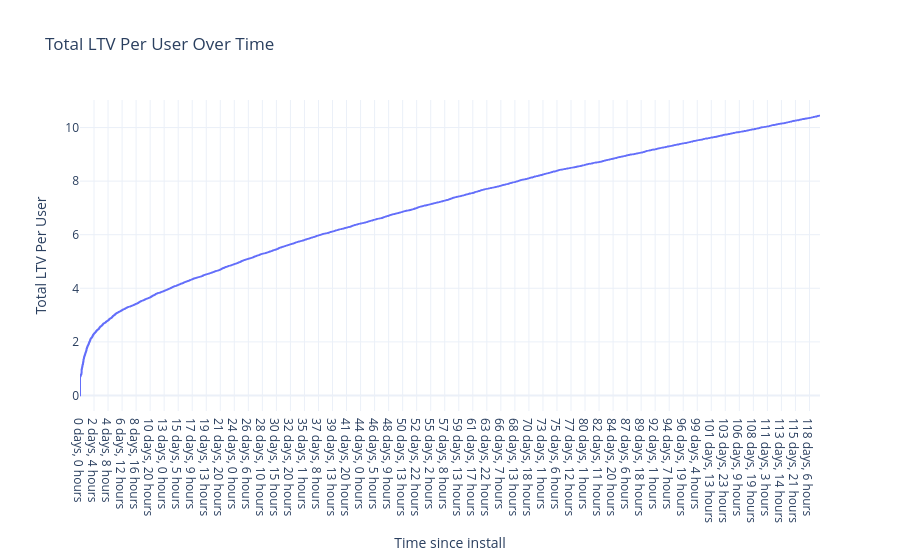

The notebook cell this image was saved under:
### Code cell
# fct_user_action 10%b, 10%d
plot_ltv_over_time(df_c, time_column='time_since_install')

### Figure 1 — Plotly figure (JSON) as saved in the notebook; plotly's stock layout.template omitted (floating-point values rounded to 4 significant figures; data arrays with more than 128 entries replaced by an {"elided": "..."} marker saying what was removed)
{"data": [{"hovertemplate": "Time=%{x}<br>Total LTV Per User=%{y}<extra></extra>", "legendgroup": "", "line": {"color": "#636efa", "dash": "solid"}, "marker": {"size": 6, "symbol": "circle"}, "mode": "lines", "name": "", "showlegend": false, "type": "scattergl", "x": {"elided": "13945 str values"}, "xaxis": "x", "y": {"elided": "13945 float values"}, "yaxis": "y"}], "layout": {"hovermode": "x unified", "legend": {"tracegroupgap": 0}, "title": {"text": "Total LTV Per User Over Time"}, "xaxis": {"anchor": "y", "domain": [0, 1], "title": {"text": "Time since install"}}, "yaxis": {"anchor": "x", "domain": [0, 1], "title": {"text": "Total LTV Per User"}}}}
